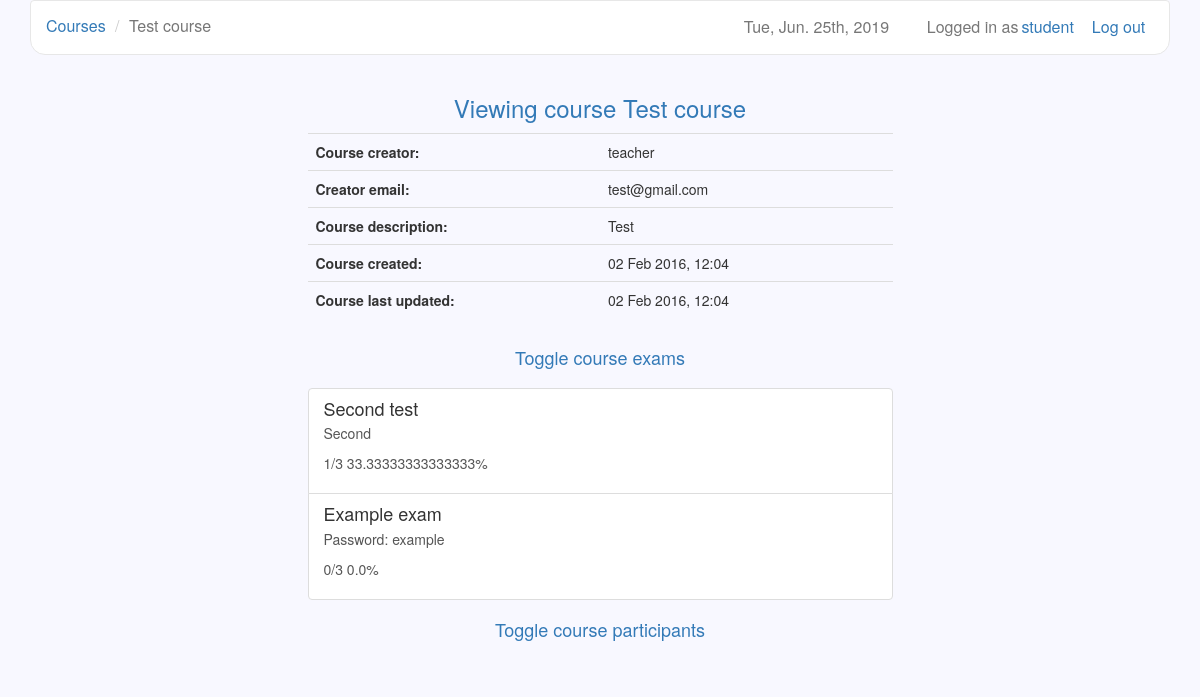
The app's page /courses/6/s (signed in) with its own data.
### users/models.py (models this page shows)
class User(AbstractUser):
    is_teacher = models.BooleanField(default=False)

### courses/models.py (models this page shows, shortened)
class Course(models.Model):
    owner = models.ForeignKey(settings.AUTH_USER_MODEL, related_name='owner')
    name = models.CharField(max_length=30)
    description = models.TextField(blank=True)
    created = models.DateTimeField(auto_now_add=True)
    updated = models.DateTimeField(auto_now=True)
    participants = models.ManyToManyField(settings.AUTH_USER_MODEL, blank=True,
        through='Participation')

### exams/models.py (models this page shows, shortened)
class Exam(models.Model):
    name = models.CharField(max_length=30)
    description = models.TextField(blank=True)
    created = models.DateTimeField(auto_now_add=True)
    updated = models.DateTimeField(auto_now=True)
    password = models.CharField(max_length=10, blank=True)
    time_limit = models.TimeField()
    active_from = models.DateTimeField()
    active_to = models.DateTimeField()
    course = models.ForeignKey(Course)
    category = models.CharField(max_length=30)
    question_count = models.IntegerField()
    questions = models.ManyToManyField(Question, blank=True,
        through='ExamQuestion')

### courses/views.py (the view)
# urls.py: url(r'^(?P<course_id>\d+)/s$', views.view_course, name='view_course'),
@user_passes_test(student_check)
def view_course(request, course_id):
    if (Participation.objects.filter(user=request.user, course=course_id)
        .exists()):
        course = Course.objects.get(id=course_id)
        scores = {}
        exams = Exam.objects.filter(course=course_id).order_by('active_to')
        participants = Participation.objects.filter(course=course_id)
        for exam in exams:
                try:
                    count = ExamQuestion.objects.filter(exam=exam).count()
                    score = Score.objects.get(user=request.user,
                        exam=exam).score
                    scores[exam] = format_score(score, count)
                except ObjectDoesNotExist:
                    scores[exam] = "Not taken"
        return render(request, 'view_course.html', {'course': course,
            'participants': participants, 'exams': exams, 'scores': scores})
    return redirect('/courses/s')

### courses/templatetags/get_item.py (called while the page is built)
@register.filter
def get_item(dictionary, key):
    return dictionary.get(key)

### courses/views.py (called while the page is built)
def student_check(user):
    if user.is_anonymous():
        return False
    return not user.is_teacher

def format_score(score, count):
    percentage = str(float(score) / float(count) * 100) + '%'
    return str(score) + '/' + str(count) + ' ' + percentage

### courses/templates/view_course.html (shortened to what this page needs)
{% extends 'base.html' %}
{% load get_item %}
{% block navigation %}
  <li><a href="{% url 'student_courses' %}">Courses</a></li>
  <li class="active">{{ course.name }}</li>
{% endblock %}
{% block header %}Viewing course {{ course.name }}{% endblock %}
{% block dashboard %}
  <table class="table table-hover">
    <tr>
      <th>Course creator:</th>
      <td>{{ course.owner }}</td>
    </tr>
    <tr>
      <th>Creator email:</th>
      <td>{{ course.owner.email }}</td>
    </tr>
    <tr>
      <th>Course description:</th>
      <td>{{ course.description }}</td>
    </tr>
    <tr>
      <th>Course created:</th>
      <td>{{ course.created|date }}</td>
    </tr>
    <tr>
      <th>Course last updated:</th>
      <td>{{ course.updated|date }}</td>
    </tr>
  </table>
  <h4 class="text-center"><a class="btn" id="show-exams">Toggle course exams</a></h4>
    <div id="exams">
      {% for exam in exams %}
        <a class="list-group-item"
          href="{% url 'view_exam' course.id exam.id %}">
          <h4 class="list-group-item-heading">{{ exam.name }}</h4>
          <p class="list-group-item-description">{{ exam.description }}</p>
          <p class="list-group-item-description"> {{ scores|get_item:exam }}</p>
        </a>
      {% endfor %}
    </div>
  <h4 class="text-center"><a class="btn" id="show-participants">Toggle course participants</a></h4>
{% endblock %}

### django-lms/templates/base.html (shortened to what this page needs)
{% load staticfiles %}
<!DOCTYPE html>
<html>
  <head>
    <link href="/static/libs/bootstrap/css/bootstrap.min.css" rel="stylesheet">
    <link href="/static/libs/datetimepicker/jquery.datetimepicker.css"
      rel="stylesheet">
    <link href="/static/base.css" rel="stylesheet">
    <link rel="stylesheet" type="text/css" href="/static/libs/markitup/skins/simple/style.css">
    <link rel="stylesheet" type="text/css" href="/static/libs/markitup/sets/default/style.css">
  </head>
  <body>
    <div class="container">
      <nav class="navbar navbar-default" role="navigation">
        {% if user.is_active %}
          <a class="btn navbar-btn navbar-right" id="logout"
            href="{% url 'logout' %}">
            Log out
          </a>
          <a href="{% url 'profile' %}" class="navbar-text navbar-right" id="user">
              {{ user.username }}
          </a>
          <span class="navbar-text navbar-right">Logged in as</span>
        {% else %}
          <a class="navbar-brand" href="/">Django-LMS</a>
        {% endif %}
        <span class="navbar-text navbar-right" id="date">
          {% now "D, M. jS, Y" %}
        </span>
        <ul class="breadcrumb">
          {% block navigation %}{% endblock %}
        </ul>
      </nav>
      <div class="row">
        <h3 class="text-primary text-center">
          {% block header %}{% endblock %}
        </h3>
        <div class="list-group center">
          {% block dashboard %}{% endblock %}
        </div>
      </div>
    </div>
  </body>
</html>

### django-lms/static/base.css (style rules this page uses)
body { background-color: #F8F8FF; }
#date, #logout { margin-right: 1%; padding-right: 1%; font-size: 16px; }
#user { margin-right: 5px; margin-left: 3px; color: #337ab7; }
table { table-layout:fixed; width: 70%; border-collapse: collapse; }
td { word-wrap:break-word; }
.list-group-item { background-color: white; }
.list-group-item-description { overflow: hidden; text-overflow: ellipsis; }
.center { width: 50%; margin-top: 1%; margin-left: auto; margin-right: auto; }
.navbar { border-bottom-right-radius: 15px; border-bottom-left-radius: 15px; }
.navbar-default { background-color: white; }
.navbar-text { font-size: 16px; }
.breadcrumb { background-color: transparent; margin-top: 0.5%; margin-bottom: -1%; font-size: 16px; }
#show-exams, #show-participants { font-size: 18px; }

### records on screen
User: username "student"
Course: name "Test course", owner "teacher", owner.email "test@gmail.com", description "Test", created "02 Feb 2016, 12:04", updated "02 Feb 2016, 12:04"
Exam: name "Second test", description "Second", id "1/3 33.33333333333333%"
Exam: name "Example exam", description "Password: example", id "0/3 0.0%"
